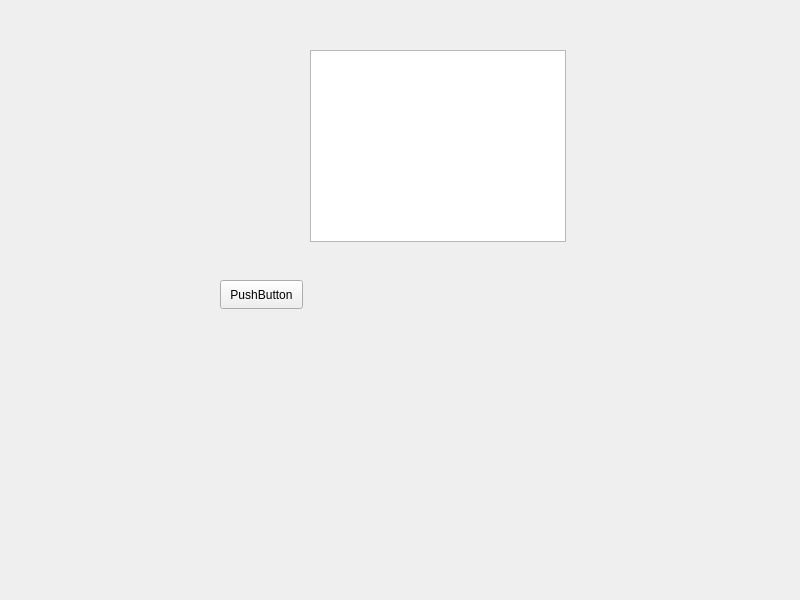
<?xml version="1.0" encoding="UTF-8"?>
<ui version="4.0">
 <class>Widget</class>
 <widget class="QWidget" name="Widget">
  <property name="geometry">
   <rect>
    <x>0</x>
    <y>0</y>
    <width>800</width>
    <height>600</height>
   </rect>
  </property>
  <property name="windowTitle">
   <string>Widget</string>
  </property>
  <widget class="QPushButton" name="pushButton">
   <property name="geometry">
    <rect>
     <x>220</x>
     <y>280</y>
     <width>83</width>
     <height>29</height>
    </rect>
   </property>
   <property name="text">
    <string>PushButton</string>
   </property>
  </widget>
  <widget class="QTextBrowser" name="textBrowser">
   <property name="geometry">
    <rect>
     <x>310</x>
     <y>50</y>
     <width>256</width>
     <height>192</height>
    </rect>
   </property>
  </widget>
 </widget>
 <resources/>
 <connections/>
</ui>
